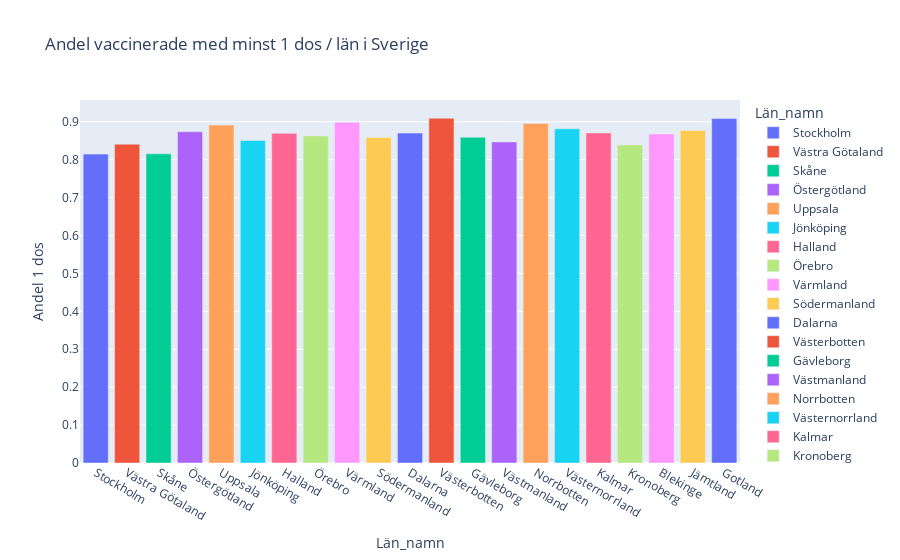

Notebook source saved alongside this figure:
### Code cell
"""Här plottar och sparar vi datan för andelen vaccinerade med minst 1 dos som vi förberedde i förra cellen"""
fig = px.bar(new_df, x="Län_namn", y="Andel 1 dos", color="Län_namn", title="Andel vaccinerade med minst 1 dos / län i Sverige")
fig.write_html(f"visualiseringar/2E_andel_minst_1_dos.html")
fig.show()

### Figure 1 — Plotly figure (JSON) as saved in the notebook; plotly's stock layout.template omitted (floating-point values rounded to 4 significant figures)
{"data": [{"alignmentgroup": "True", "hovertemplate": "Län_namn=%{x}<br>Andel 1 dos=%{y}<extra></extra>", "legendgroup": "Stockholm", "marker": {"color": "#636efa", "pattern": {"shape": ""}}, "name": "Stockholm", "offsetgroup": "Stockholm", "orientation": "v", "showlegend": true, "textposition": "auto", "type": "bar", "x": ["Stockholm"], "xaxis": "x", "y": [0.8146], "yaxis": "y"}, {"alignmentgroup": "True", "hovertemplate": "Län_namn=%{x}<br>Andel 1 dos=%{y}<extra></extra>", "legendgroup": "Västra Götaland", "marker": {"color": "#EF553B", "pattern": {"shape": ""}}, "name": "Västra Götaland", "offsetgroup": "Västra Götaland", "orientation": "v", "showlegend": true, "textposition": "auto", "type": "bar", "x": ["Västra Götaland"], "xaxis": "x", "y": [0.8409], "yaxis": "y"}, {"alignmentgroup": "True", "hovertemplate": "Län_namn=%{x}<br>Andel 1 dos=%{y}<extra></extra>", "legendgroup": "Skåne", "marker": {"color": "#00cc96", "pattern": {"shape": ""}}, "name": "Skåne", "offsetgroup": "Skåne", "orientation": "v", "showlegend": true, "textposition": "auto", "type": "bar", "x": ["Skåne"], "xaxis": "x", "y": [0.8153], "yaxis": "y"}, {"alignmentgroup": "True", "hovertemplate": "Län_namn=%{x}<br>Andel 1 dos=%{y}<extra></extra>", "legendgroup": "Östergötland", "marker": {"color": "#ab63fa", "pattern": {"shape": ""}}, "name": "Östergötland", "offsetgroup": "Östergötland", "orientation": "v", "showlegend": true, "textposition": "auto", "type": "bar", "x": ["Östergötland"], "xaxis": "x", "y": [0.8736], "yaxis": "y"}, {"alignmentgroup": "True", "hovertemplate": "Län_namn=%{x}<br>Andel 1 dos=%{y}<extra></extra>", "legendgroup": "Uppsala", "marker": {"color": "#FFA15A", "pattern": {"shape": ""}}, "name": "Uppsala", "offsetgroup": "Uppsala", "orientation": "v", "showlegend": true, "textposition": "auto", "type": "bar", "x": ["Uppsala"], "xaxis": "x", "y": [0.8911], "yaxis": "y"}, {"alignmentgroup": "True", "hovertemplate": "Län_namn=%{x}<br>Andel 1 dos=%{y}<extra></extra>", "legendgroup": "Jönköping", "marker": {"color": "#19d3f3", "pattern": {"shape": ""}}, "name": "Jönköping", "offsetgroup": "Jönköping", "orientation": "v", "showlegend": true, "textposition": "auto", "type": "bar", "x": ["Jönköping"], "xaxis": "x", "y": [0.8504], "yaxis": "y"}, {"alignmentgroup": "True", "hovertemplate": "Län_namn=%{x}<br>Andel 1 dos=%{y}<extra></extra>", "legendgroup": "Halland", "marker": {"color": "#FF6692", "pattern": {"shape": ""}}, "name": "Halland", "offsetgroup": "Halland", "orientation": "v", "showlegend": true, "textposition": "auto", "type": "bar", "x": ["Halland"], "xaxis": "x", "y": [0.8694], "yaxis": "y"}, {"alignmentgroup": "True", "hovertemplate": "Län_namn=%{x}<br>Andel 1 dos=%{y}<extra></extra>", "legendgroup": "Örebro", "marker": {"color": "#B6E880", "pattern": {"shape": ""}}, "name": "Örebro", "offsetgroup": "Örebro", "orientation": "v", "showlegend": true, "textposition": "auto", "type": "bar", "x": ["Örebro"], "xaxis": "x", "y": [0.8627], "yaxis": "y"}, {"alignmentgroup": "True", "hovertemplate": "Län_namn=%{x}<br>Andel 1 dos=%{y}<extra></extra>", "legendgroup": "Värmland", "marker": {"color": "#FF97FF", "pattern": {"shape": ""}}, "name": "Värmland", "offsetgroup": "Värmland", "orientation": "v", "showlegend": true, "textposition": "auto", "type": "bar", "x": ["Värmland"], "xaxis": "x", "y": [0.8986], "yaxis": "y"}, {"alignmentgroup": "True", "hovertemplate": "Län_namn=%{x}<br>Andel 1 dos=%{y}<extra></extra>", "legendgroup": "Södermanland", "marker": {"color": "#FECB52", "pattern": {"shape": ""}}, "name": "Södermanland", "offsetgroup": "Södermanland", "orientation": "v", "showlegend": true, "textposition": "auto", "type": "bar", "x": ["Södermanland"], "xaxis": "x", "y": [0.8582], "yaxis": "y"}, {"alignmentgroup": "True", "hovertemplate": "Län_namn=%{x}<br>Andel 1 dos=%{y}<extra></extra>", "legendgroup": "Dalarna", "marker": {"color": "#636efa", "pattern": {"shape": ""}}, "name": "Dalarna", "offsetgroup": "Dalarna", "orientation": "v", "showlegend": true, "textposition": "auto", "type": "bar", "x": ["Dalarna"], "xaxis": "x", "y": [0.8702], "yaxis": "y"}, {"alignmentgroup": "True", "hovertemplate": "Län_namn=%{x}<br>Andel 1 dos=%{y}<extra></extra>", "legendgroup": "Västerbotten", "marker": {"color": "#EF553B", "pattern": {"shape": ""}}, "name": "Västerbotten", "offsetgroup": "Västerbotten", "orientation": "v", "showlegend": true, "textposition": "auto", "type": "bar", "x": ["Västerbotten"], "xaxis": "x", "y": [0.9094], "yaxis": "y"}, {"alignmentgroup": "True", "hovertemplate": "Län_namn=%{x}<br>Andel 1 dos=%{y}<extra></extra>", "legendgroup": "Gävleborg", "marker": {"color": "#00cc96", "pattern": {"shape": ""}}, "name": "Gävleborg", "offsetgroup": "Gävleborg", "orientation": "v", "showlegend": true, "textposition": "auto", "type": "bar", "x": ["Gävleborg"], "xaxis": "x", "y": [0.859], "yaxis": "y"}, {"alignmentgroup": "True", "hovertemplate": "Län_namn=%{x}<br>Andel 1 dos=%{y}<extra></extra>", "legendgroup": "Västmanland", "marker": {"color": "#ab63fa", "pattern": {"shape": ""}}, "name": "Västmanland", "offsetgroup": "Västmanland", "orientation": "v", "showlegend": true, "textposition": "auto", "type": "bar", "x": ["Västmanland"], "xaxis": "x", "y": [0.8468], "yaxis": "y"}, {"alignmentgroup": "True", "hovertemplate": "Län_namn=%{x}<br>Andel 1 dos=%{y}<extra></extra>", "legendgroup": "Norrbotten", "marker": {"color": "#FFA15A", "pattern": {"shape": ""}}, "name": "Norrbotten", "offsetgroup": "Norrbotten", "orientation": "v", "showlegend": true, "textposition": "auto", "type": "bar", "x": ["Norrbotten"], "xaxis": "x", "y": [0.8955], "yaxis": "y"}, {"alignmentgroup": "True", "hovertemplate": "Län_namn=%{x}<br>Andel 1 dos=%{y}<extra></extra>", "legendgroup": "Västernorrland", "marker": {"color": "#19d3f3", "pattern": {"shape": ""}}, "name": "Västernorrland", "offsetgroup": "Västernorrland", "orientation": "v", "showlegend": true, "textposition": "auto", "type": "bar", "x": ["Västernorrland"], "xaxis": "x", "y": [0.8813], "yaxis": "y"}, {"alignmentgroup": "True", "hovertemplate": "Län_namn=%{x}<br>Andel 1 dos=%{y}<extra></extra>", "legendgroup": "Kalmar", "marker": {"color": "#FF6692", "pattern": {"shape": ""}}, "name": "Kalmar", "offsetgroup": "Kalmar", "orientation": "v", "showlegend": true, "textposition": "auto", "type": "bar", "x": ["Kalmar"], "xaxis": "x", "y": [0.8705], "yaxis": "y"}, {"alignmentgroup": "True", "hovertemplate": "Län_namn=%{x}<br>Andel 1 dos=%{y}<extra></extra>", "legendgroup": "Kronoberg", "marker": {"color": "#B6E880", "pattern": {"shape": ""}}, "name": "Kronoberg", "offsetgroup": "Kronoberg", "orientation": "v", "showlegend": true, "textposition": "auto", "type": "bar", "x": ["Kronoberg"], "xaxis": "x", "y": [0.8389], "yaxis": "y"}, {"alignmentgroup": "True", "hovertemplate": "Län_namn=%{x}<br>Andel 1 dos=%{y}<extra></extra>", "legendgroup": "Blekinge", "marker": {"color": "#FF97FF", "pattern": {"shape": ""}}, "name": "Blekinge", "offsetgroup": "Blekinge", "orientation": "v", "showlegend": true, "textposition": "auto", "type": "bar", "x": ["Blekinge"], "xaxis": "x", "y": [0.8677], "yaxis": "y"}, {"alignmentgroup": "True", "hovertemplate": "Län_namn=%{x}<br>Andel 1 dos=%{y}<extra></extra>", "legendgroup": "Jämtland", "marker": {"color": "#FECB52", "pattern": {"shape": ""}}, "name": "Jämtland", "offsetgroup": "Jämtland", "orientation": "v", "showlegend": true, "textposition": "auto", "type": "bar", "x": ["Jämtland"], "xaxis": "x", "y": [0.877], "yaxis": "y"}, {"alignmentgroup": "True", "hovertemplate": "Län_namn=%{x}<br>Andel 1 dos=%{y}<extra></extra>", "legendgroup": "Gotland", "marker": {"color": "#636efa", "pattern": {"shape": ""}}, "name": "Gotland", "offsetgroup": "Gotland", "orientation": "v", "showlegend": true, "textposition": "auto", "type": "bar", "x": ["Gotland"], "xaxis": "x", "y": [0.9083], "yaxis": "y"}], "layout": {"barmode": "relative", "legend": {"title": {"text": "Län_namn"}, "tracegroupgap": 0}, "title": {"text": "Andel vaccinerade med minst 1 dos / län i Sverige"}, "xaxis": {"anchor": "y", "categoryarray": ["Stockholm", "Västra Götaland", "Skåne", "Östergötland", "Uppsala", "Jönköping", "Halland", "Örebro", "Värmland", "Södermanland", "Dalarna", "Västerbotten", "Gävleborg", "Västmanland", "Norrbotten", "Västernorrland", "Kalmar", "Kronoberg", "Blekinge", "Jämtland", "Gotland"], "categoryorder": "array", "domain": [0, 1], "title": {"text": "Län_namn"}}, "yaxis": {"anchor": "x", "domain": [0, 1], "title": {"text": "Andel 1 dos"}}}}
